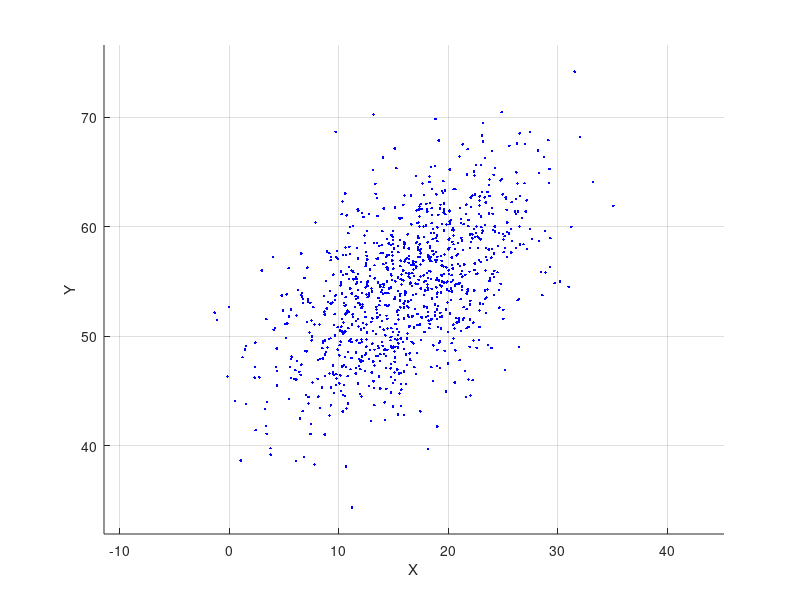

Write MATLAB code to recreate this figure. (Note: this script raises an error after producing the figure.)
%% Practica 6.1: PCA 

clear all
close all

% Leer los datos originales en la variable X
load P61

% Graficar los datos originales
figure(1);
axis equal;
grid on;
hold on;
plot3(X(:,1),X(:,2),X(:,3),'b.');
xlabel ('X');
ylabel ('Y');
zlabel ('Z');

%% Estandarizar los datos (solo hace falta centrarlos)
[Xi, mu] = estandarizar(X);
%% Graficar los datos centrados
figure(2);
axis equal;
grid on;
hold on;
plot3(Xi(:,1),Xi(:,2),Xi(:,3),'b.');
xlabel ('X');
ylabel ('Y');
zlabel ('Z');
%% Calcular la matrix de covarianza muestral de los datos centrados
CovMues = cov(X);
%% Aplicar PCA para obtener los vectores propios y valores propios
[U, lambda] = eig(CovMues);
%% Ordenar los vectores y valores propios de mayor a menor valor propio
[U,lambda] = ordenacionVVP(U,lambda);
%% Graficar en color rojo cada vector propio * 3 veces la raiz de su correspondiente valor propio
figure(3);
for i=1:size(U)
    Uplot(:,i)=U(:,i).*((sqrt(max(lambda(:,i))))*3);
end
hold on
plot3([0,Uplot(1,1)],[0,Uplot(2,1)], [0,Uplot(3,1)], 'r-');
plot3([0,Uplot(1,2)],[0,Uplot(2,2)], [0,Uplot(3,2)], 'r-');
plot3([0,Uplot(1,3)],[0,Uplot(2,3)], [0,Uplot(3,3)], 'r-');
axis equal;
grid on;
hold on;
plot3(Xi(:,1),Xi(:,2),Xi(:,3),'b.');
hold off

%% Graficar la variabilidad que se mantiene si utilizas los dos primeros, o solo el primer vector propio
figure(4);  %dos primeros vectores
for i=1:size(U)
    Uplot(:,i)=U(:,i).*((sqrt(max(lambda(:,i))))*3);
end
hold on
plot3([0,Uplot(1,1)],[0,Uplot(2,1)], [0,Uplot(3,1)], 'r-');
plot3([0,Uplot(1,2)],[0,Uplot(2,2)], [0,Uplot(3,2)], 'r-');
axis equal;
grid on;
hold on;
plot3(Xi(:,1),Xi(:,2),Xi(:,3),'b.');
hold off
%% primer vector propio
figure(5);  % primero
for i=1:size(U)
    Uplot(:,i)=U(:,i).*((sqrt(max(lambda(:,i))))*3);
end
hold on
plot3([0,Uplot(1,1)],[0,Uplot(2,1)], [0,Uplot(3,1)], 'r-');
axis equal;
grid on;
hold on;
plot3(Xi(:,1),Xi(:,2),Xi(:,3),'b.');
hold off
%% Aplicar PCA para reducir las dimensiones de los datos y mantener al menos el 90% de la variabilidad
[k]=elegirK(lambda, 90);
%% Graficar aparte los datos z proyectados seg�n el resultado anterior
Ut=transpose(U(:,1:k));
Xit=transpose(Xi);
Zt=ones(2,1000);
%% calculo z
for i=1:1000
        Zt(:,i)=Ut*Xit(:,i);
end
%% graficar z

Z=transpose(Zt);

figure(6);
axis equal;
grid on;
hold on;
plot(Z(:,1),Z(:,2),'k.');
xlabel ('X');
ylabel ('Y');
zlabel ('Z');
%% Graficar en verde los datos reproyectados \hat{x} en la figura original
U=transpose(Ut);
Xgorrot=U*Zt;
Xgorro=transpose(Xgorrot);
figure(7);
axis equal;
grid on;
hold on;
plot3(Xgorro(:,1),Xgorro(:,2),Xgorro(:,3),'b.');
xlabel ('X');
ylabel ('Y');
zlabel ('Z');
